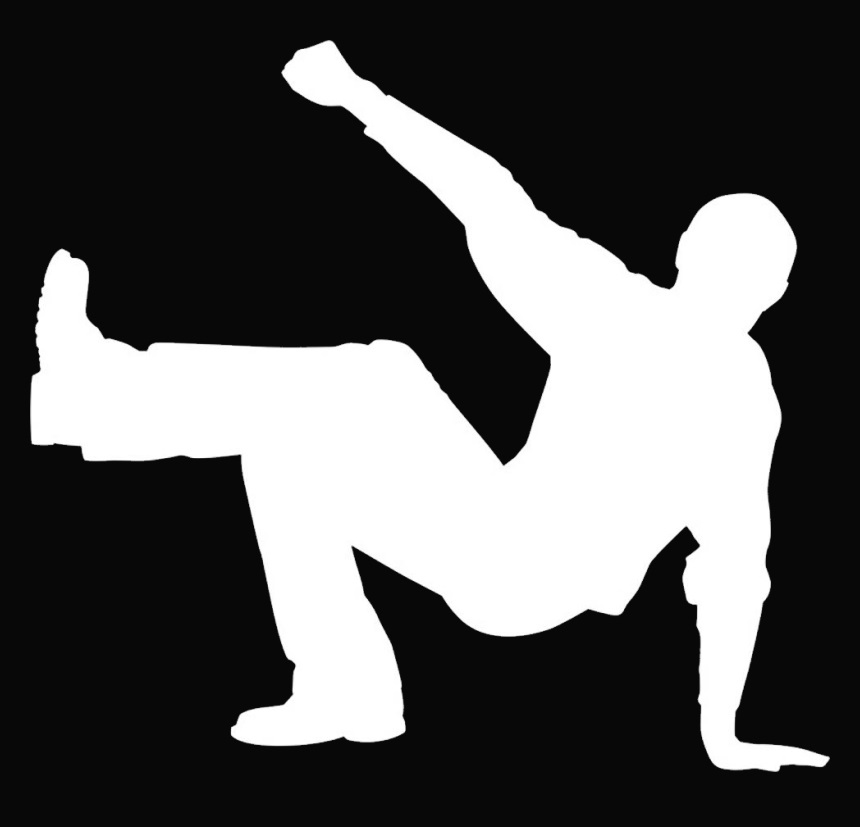
#> input picture bdancer.jpg, 860 x 827 px
$ python contour.py
#> lines starting #> are read from the running program, lines starting #| are printed output that depends on the picture; after the words box and inside, x2 and y2 are one past the last pixel; in counts of white or black regions, pixels touching at a corner belong together
import cv2
import numpy as np
from typing import Sequence

def distance2line(p1: Sequence[int], p2: Sequence[int], p3: Sequence[int]) -> float:
    """
    Returns the distance of the point `p3` to the line passing through `p1` and `p2`.
    Args:
        `p1`: The first point on the line
        `p2`: The second point on the line
        `p3`: The point to compute its distance to the line

    Returns:
        The distance of `p3` to the line
    """
    dist = np.abs((p2[0]-p1[0]) * (p1[1]-p3[1]) - (p1[0]-p3[0]) * (p2[1]-p1[1]))
    dist = dist / np.sqrt((p2[0]-p1[0])*(p2[0]-p1[0]) + (p2[1]-p1[1])*(p2[1]-p1[1]))
    return dist

def simplify_contour(contours: Sequence[Sequence[Sequence[int]]], d:float) -> Sequence[Sequence[Sequence[int]]]:
    """
    Given a contour as a sequence of points, it returns a simplified version based on the distance parameter `d`.
    Larger valued of `d` results in simpler contours but less similar to the original contour.
    Args:
        `contours`: a sequence of contours generated by opencv
        `d`: the tuning parameter for the amount of simplification

    Returns:
        A sequence of simplified contours
    """

    simp = []
    for contour in contours:
        left  = 0
        right = 2
        res = [contour[0]]

        while right < len(contour):
            p1 = contour[left][0]
            p2 = contour[right][0]
            p3 = contour[right-1][0]
            dist = distance2line(p1,p2,p3)
            if dist > d:
                left = right - 1
                res.append(contour[left])
            right += 1
        simp.append(np.array(res))
    return tuple(simp)

if __name__ == "__main__":

    # load an image to find its contour
    image = cv2.imread('bdancer.jpg')
#> image is the input picture: shape (827, 860, 3); min 0, max 255, mean 86

    # opencv contour algorithm only works with grayscale images
    # image = cv2.bitwise_not(image)
    image_gray = cv2.cvtColor(image, cv2.COLOR_BGR2GRAY)

    # it works better with binary images
    ret, thresh = cv2.threshold(image_gray, 150, 255, cv2.THRESH_BINARY)
#> thresh: shape (827, 860); 31.6% white; 1 white region

    # finding original contours using opencv
    contours, hierarchy = cv2.findContours(thresh, cv2.RETR_TREE, cv2.CHAIN_APPROX_NONE)
#> contours = 1 contour; box (x1, y1, x2, y2) and area: (30, 40, 830, 772) 222533
    print(f"number of points (original): {contours[0].shape[0]}")
#| number of points (original): 4006

    # draw the original contour in green for comparison
    contour_orig = image.copy()
    cv2.drawContours(contour_orig, contours, contourIdx=-1, color=(0, 255, 0), thickness=2, lineType=cv2.LINE_AA)

    # simplify the contours
    simp_contours = simplify_contour(contours, 0.6)
#> the loop in simplify_contour, `for contour in contours:` made 1 pass
    print(f"number of points (original): {simp_contours[0].shape[0]}")
#| number of points (original): 320

    # draw the simplified contour in green and save
    cv2.drawContours(contour_orig, simp_contours, contourIdx=-1, color=(0, 0, 255), thickness=2, lineType=cv2.LINE_AA)
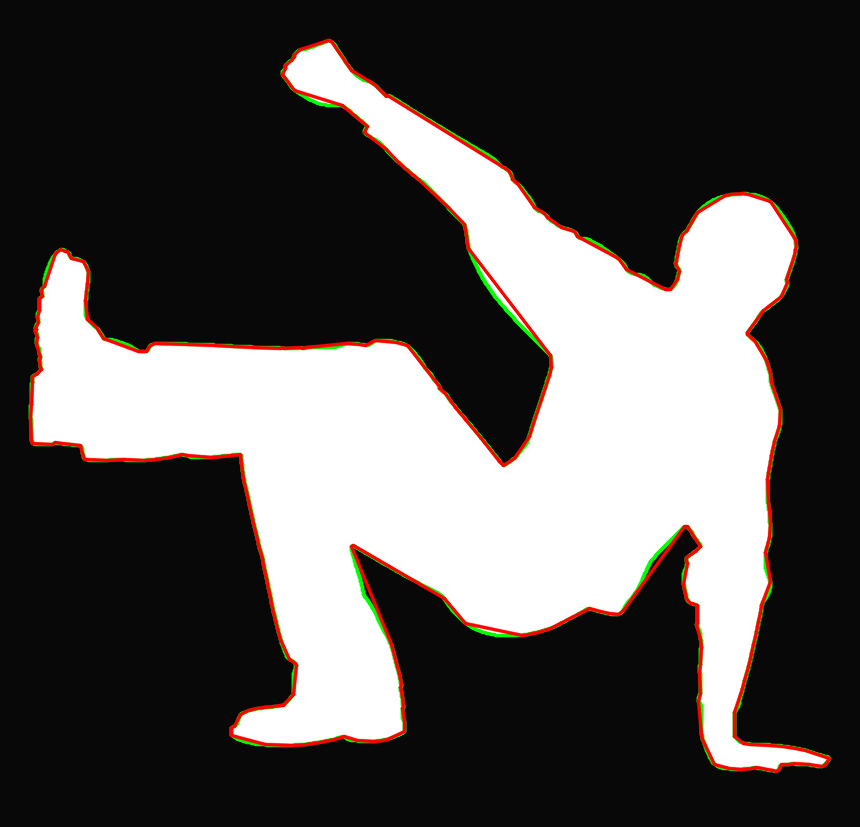
#> contour_orig: shape (827, 860, 3); mean B, G, R 81.4, 83.3, 86.7
    cv2.imwrite(f'countours.jpg', contour_orig)
